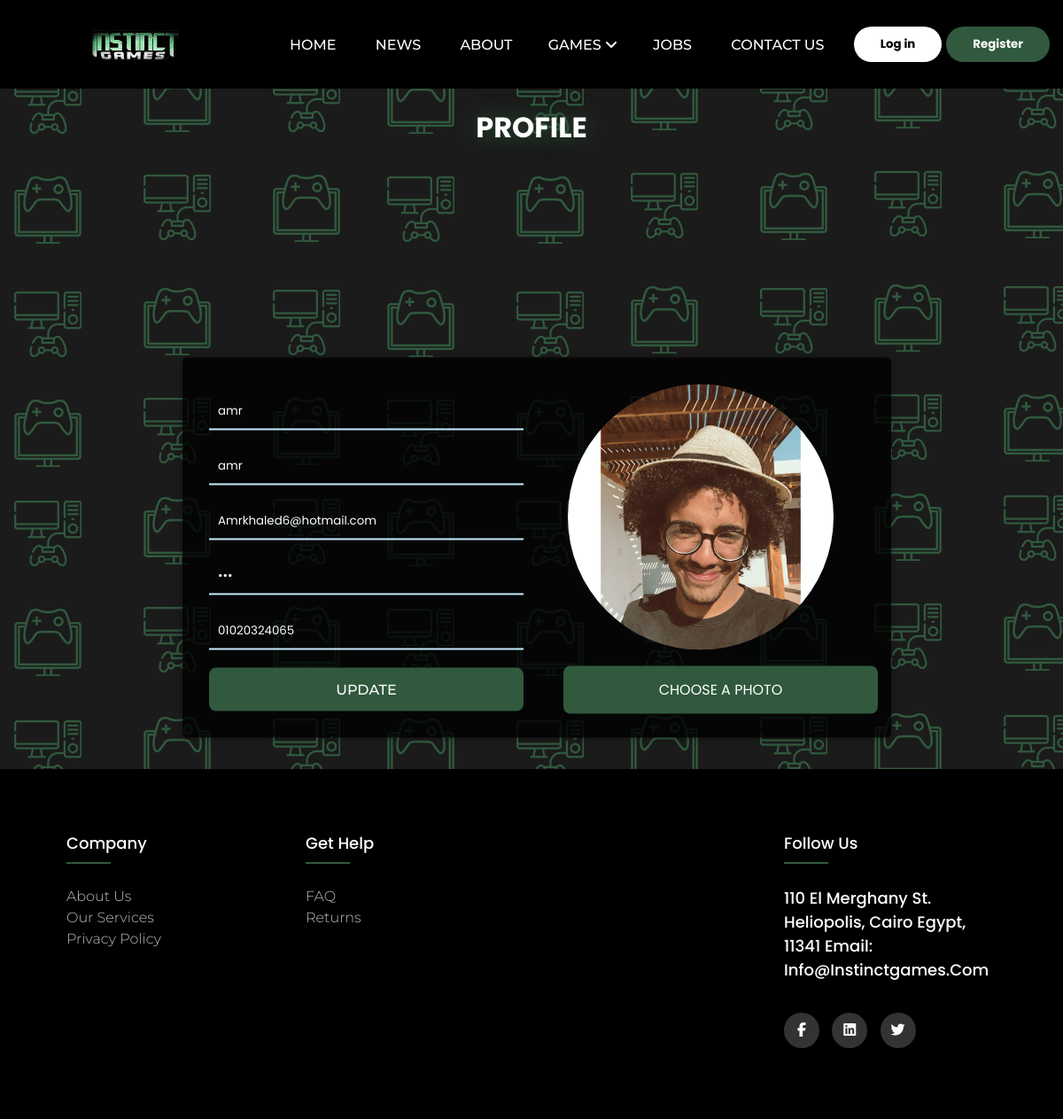
Screenshot of /MyProfile.php?id=4 with the database file from the repository.
### tables this page shows
CREATE TABLE `users` (
  `id` int(11) UNSIGNED NOT NULL,
  `user_name` text NOT NULL,
  `name` text NOT NULL,
  `email` text NOT NULL,
  `password` text NOT NULL,
  `phone` text NOT NULL,
  `image` text NOT NULL
);

### classes/User.php (called while the page is built, shortened)
<?php
class User {
    public static function viewSpecficUser($id) {
        $servername = "localhost";
        $username = "root";
        $password = "";
        $dbname = "instinct_games";
        $conn = mysqli_connect($servername,$username,$password,$dbname);
        $user_id = $id;
        $sql = "SELECT * FROM users WHERE id = '$user_id'";
        $result = mysqli_query($conn, $sql);
        $user = mysqli_fetch_assoc($result);
        return $user;
    }
}
?>

### MyProfile.php (the view, shortened to what this page needs)
<?php
include("classes/User.php");
if(isset($_GET['id'])) {
	$user_id = $_GET['id'];
	$user = User::viewSpecficUser($user_id);
} else {
	die("Not Logged In");
}
?>
<!DOCTYPE html>
<html lang="en">
<head>
	<link rel="stylesheet" href="layouts/css/style.css">
</head>
<body>
	<?php include("includes/nav.php");
    ?>
		<h1 class="ta-c heded" style="margin-top:20px; text-shadow:0 0 25px #30593D;">PROFILE</h1>
		<div class="pwrapper">
			<form action="MyProfile.php?id=<?php echo $user_id; ?>" method="POST" enctype="multipart/form-data">
				<div class="contact-form">
					<div class="input-fields">
						<input type="text" class="input" name="name" value="<?php echo $user['name']; ?> " autocomplete="off" placeholder="Name">
						<input type="text" class="input" name="username" value="<?php echo $user['user_name']; ?>" autocomplete="off" placeholder="Address">
						<input type="text" class="input" name="email" value="<?php echo $user['email']; ?>" autocomplete="off" placeholder="Email Address">
						<input type="password" class="input" name="password" value="<?php echo $user['password']; ?>" autocomplete="off" placeholder="Password">
						<input type="text" class="input" name="phoneno" value="<?php echo $user['phone']; ?>" autocomplete="off" placeholder="Phoneno">
						<label for="file" id="mfile"> Choose a photo </label>
						<div>
						<button type="submit" class="btnxx" name="update">Update</button>
						</div>
						</div>
							<img style="width:300px;height:300px; margin-left:20px;  border-radius:50%;" src="layouts/img/Users/<?php echo $user['image']; ?>">
							<br>
						</div>
					</div>
		<div class="footerrrr" style="margin-top:700px;">
			<?php include("includes/footer.php");
    ?>
		</div>
</body>
</html>

### layouts/css/style.css (style rules this page uses)
* { margin: 0; padding: 0; box-sizing: border-box; }
body { background-color: #1b1b1b; color: white; box-sizing: border-box; }
li,a,button { font-family: "Montserrat",sans-serif; font-weight: 500; font-size: 16px; color: white; text-decoration: none; }
.ta-c { text-align: center; }
.heded { text-shadow: 0 0 15px white; }
#contact .contact-info, .contact-form { flex: 1; }

### MyProfile.php (style rules this page uses)
* { margin: 0; padding: 0; box-sizing: border-box; outline: none; font-family: 'Poppins', sans-serif; }
body { height: 100%; background-image: url('layouts/img/BG.png'); }
.pwrapper { position: absolute; top: 48.9%; left: 50.5%; transform: translate(-50%, -50%); width: 100%; max-width: 800px; background: rgba(0, 0, 0, 0.8); padding: 30px; border-radius: 5px; box-shadow: 0 0 10px rgba(0, 0, 0, 0.3); }
.contact-form { display: flex; }
.input-fields { display: flex; flex-direction: column; margin-right: 4%; }
.input-fields, .msg { width: 48%; }
.input-fields .input, .msg textarea { margin: 10px 0; background: transparent; border: 0px; border-bottom: 2px solid #c5ecfd; padding: 10px; color: #fff; width: 100%; }
.btnxx { background: #30593D; text-align: center; padding: 15px; border-radius: 8px; color: #fff; cursor: pointer; text-transform: uppercase; width: 355px; margin-top: 10px; border:none; }
label { background: #30593D; text-align: center; padding: 15px ; border-radius: 8px; color: #fff; cursor: pointer; text-transform: uppercase; width: 355px; position:absolute; right: 15px; bottom: 27px; }

### includes/footer.php (style rules this page uses)
* { margin: 0; padding: 0; box-sizing: border-box; }
body { line-height: 1.5; font-family: 'Poppins', sans-serif; }

### rows the page displays
users: name "amr", username "amr", email "Amrkhaled6@hotmail.com", phoneno "01020324065", image (picture)
